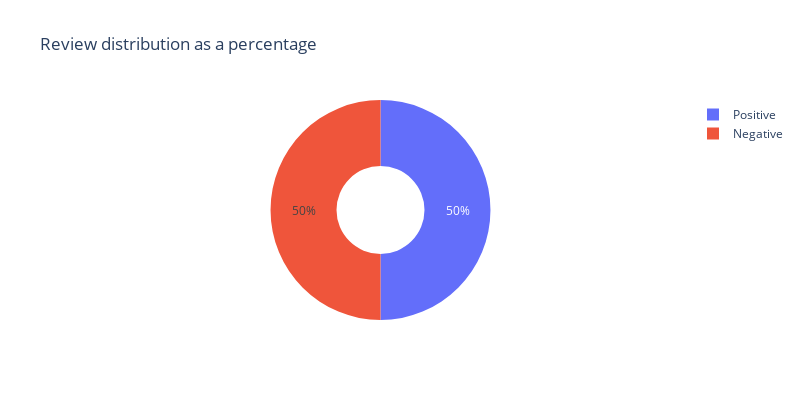

The cell this chart's notebook holds for it:
### Code cell
# EDA 
# Sentiment Distribution

Labels = pd.DataFrame(data['Liked'].value_counts()).reset_index()
Labels.columns = ['Liked', 'Count']
Labels['Liked'] = Labels['Liked'].map({0: 'Negative', 1: 'Positive'})

fig = px.pie(Labels, values = 'Count', names = 'Liked', title = 'Review distribution as a percentage', hole = .4, color = 'Liked',
             width = 800, height = 400)
fig.show()

### Figure 1 — Plotly figure (JSON) as saved in the notebook; plotly's stock layout.template omitted (floating-point values rounded to 4 significant figures)
{"data": [{"customdata": [["Positive"], ["Negative"]], "domain": {"x": [0, 1], "y": [0, 1]}, "hole": 0.4, "hovertemplate": "Liked=%{customdata[0]}<br>Count=%{value}<extra></extra>", "labels": ["Positive", "Negative"], "legendgroup": "", "marker": {"colors": ["#636efa", "#EF553B"]}, "name": "", "showlegend": true, "type": "pie", "values": [500, 500]}], "layout": {"height": 400, "legend": {"tracegroupgap": 0}, "title": {"text": "Review distribution as a percentage"}, "width": 800}}
